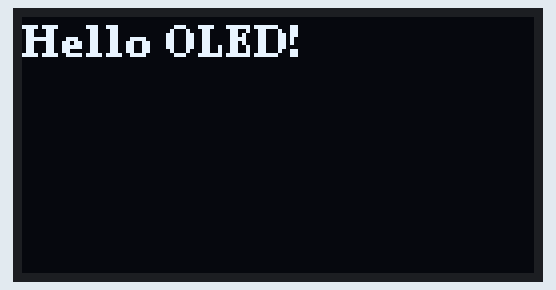
This sketch was run on a simulated Arduino Uno, built with avr-gcc and run on an emulated ATmega328P. Parts: 128×64 one-colour display.

Above: at 0.1 s.

The sketch:

OLED.ino
```cpp
#include <Arduino.h>
#include <U8g2lib.h>

// กำหนดคอนสตรักเตอร์สำหรับ OLED display
// สำหรับ 1.3" SH1106 128x64, ใช้งานผ่าน I2C
U8G2_SH1106_128X64_NONAME_F_HW_I2C u8g2(U8G2_R0, /* reset=*/ U8X8_PIN_NONE);

void setup(void) {
  u8g2.begin();
}

void loop(void) {
  u8g2.clearBuffer(); // ล้างบัฟเฟอร์
  u8g2.setFont(u8g2_font_ncenB08_tr); // เลือกฟอนต์
  u8g2.drawStr(0,10,"Hello OLED!");  // เขียนข้อความ
  u8g2.sendBuffer(); // ส่งบัฟเฟอร์ไปยังหน้าจอ
  delay(1000);
}
```
